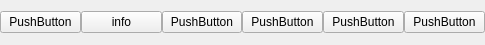
<?xml version="1.0" encoding="UTF-8"?>
<ui version="4.0">
 <class>ViewInfo</class>
 <widget class="QWidget" name="ViewInfo">
  <property name="windowModality">
   <enum>Qt::NonModal</enum>
  </property>
  <property name="geometry">
   <rect>
    <x>0</x>
    <y>0</y>
    <width>485</width>
    <height>45</height>
   </rect>
  </property>
  <property name="maximumSize">
   <size>
    <width>16777215</width>
    <height>16777215</height>
   </size>
  </property>
  <property name="windowTitle">
   <string>Form</string>
  </property>
  <layout class="QGridLayout" name="gridLayout">
   <property name="leftMargin">
    <number>0</number>
   </property>
   <property name="topMargin">
    <number>0</number>
   </property>
   <property name="rightMargin">
    <number>0</number>
   </property>
   <property name="bottomMargin">
    <number>0</number>
   </property>
   <property name="spacing">
    <number>0</number>
   </property>
   <item row="0" column="1">
    <widget class="QPushButton" name="pushButton">
     <property name="text">
      <string>info</string>
     </property>
    </widget>
   </item>
   <item row="0" column="3">
    <widget class="QPushButton" name="pushButton_3">
     <property name="text">
      <string>PushButton</string>
     </property>
    </widget>
   </item>
   <item row="0" column="4">
    <widget class="QPushButton" name="pushButton_4">
     <property name="text">
      <string>PushButton</string>
     </property>
    </widget>
   </item>
   <item row="0" column="2">
    <widget class="QPushButton" name="pushButton_2">
     <property name="text">
      <string>PushButton</string>
     </property>
    </widget>
   </item>
   <item row="0" column="5">
    <widget class="QPushButton" name="pushButton_5">
     <property name="text">
      <string>PushButton</string>
     </property>
    </widget>
   </item>
   <item row="0" column="0">
    <widget class="QPushButton" name="pushButton_6">
     <property name="text">
      <string>PushButton</string>
     </property>
    </widget>
   </item>
  </layout>
 </widget>
 <resources>
  <include location="TestTool.qrc"/>
 </resources>
 <connections/>
</ui>
